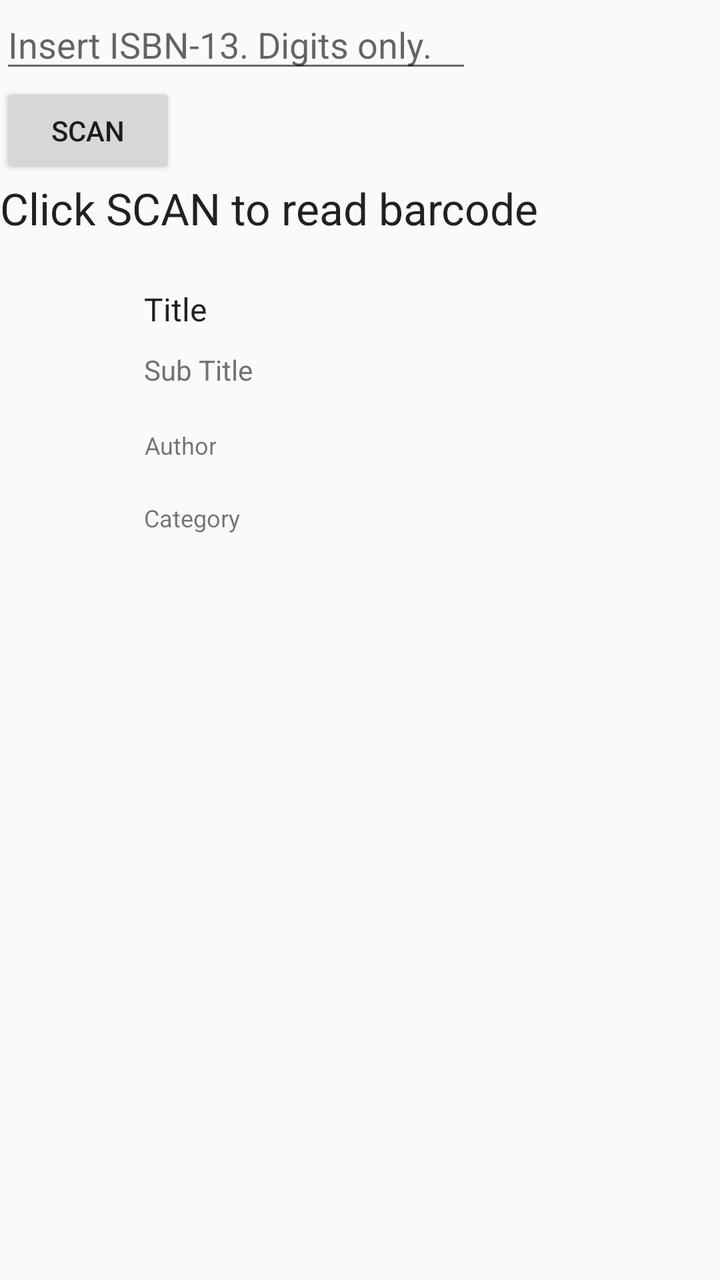
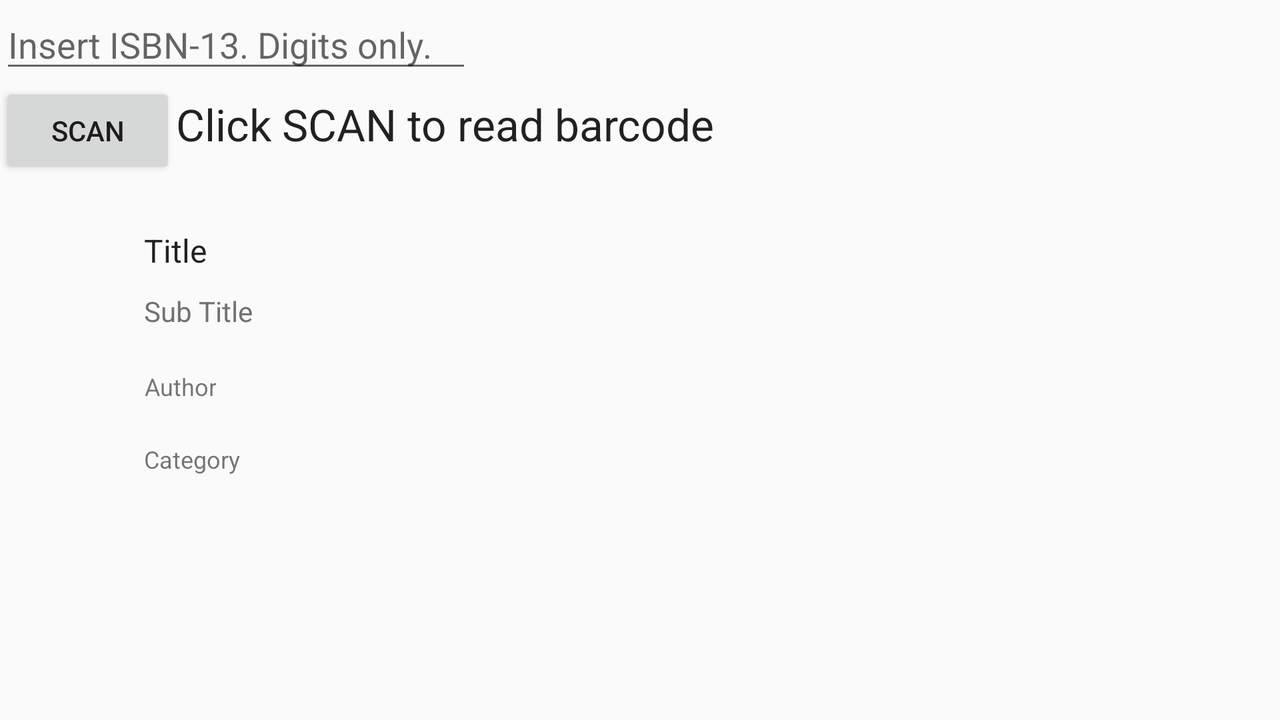

Two renders of one Android screen. The first uses the default layout on a phone; the second uses the alternative layout the repository ships for a different screen configuration, on a matching device. The two XML files are below.
<!-- AndroidManifest.xml: application theme AppTheme -->
<!-- res/layout/fragment_add_book.xml -->
<FrameLayout xmlns:android="http://schemas.android.com/apk/res/android"
    xmlns:tools="http://schemas.android.com/tools"
    android:layout_width="match_parent"
    android:layout_height="match_parent"
    tools:context=".AddBook">

    <LinearLayout
        android:layout_width="fill_parent"
        android:layout_height="fill_parent"
        android:layout_gravity="start|center_vertical"
        android:orientation="vertical">

        <LinearLayout
            android:id="@+id/eancontainer"
            android:layout_width="match_parent"
            android:layout_height="wrap_content"
            android:orientation="vertical">

            <EditText
                android:id="@+id/ean"
                android:layout_width="wrap_content"
                android:layout_height="wrap_content"
                android:hint="@string/input_hint"
                android:inputType="number"
                android:maxLength="@integer/ean_size"
                android:maxLines="1"
                android:minEms="@integer/ean_width"
                android:paddingRight="20dp"
                android:saveEnabled="true" />

            <Button
                android:id="@+id/scan_button"
                android:layout_width="wrap_content"
                android:layout_height="wrap_content"
                android:text="@string/scan_button" />

            <TextView
                android:id="@+id/status_message"
                android:layout_width="match_parent"
                android:layout_height="wrap_content"
                android:text="@string/barcode_header"
                android:textAppearance="?android:attr/textAppearanceLarge" />

        </LinearLayout>

        <LinearLayout
            android:layout_width="match_parent"
            android:layout_height="wrap_content"
            android:minHeight="?android:attr/listPreferredItemHeight"
            android:orientation="horizontal"
            android:paddingLeft="@dimen/abc_list_item_padding_horizontal_material"
            android:paddingRight="@dimen/abc_list_item_padding_horizontal_material">

            <ImageView
                android:id="@+id/bookCover"
                android:layout_width="@dimen/list_icon"
                android:layout_height="@dimen/list_icon"
                android:layout_gravity="center"
                android:layout_marginEnd="@dimen/abc_list_item_padding_horizontal_material"
                android:layout_marginRight="@dimen/abc_list_item_padding_horizontal_material"
                android:contentDescription="@string/book_cover" />

            <LinearLayout
                android:layout_width="0dp"
                android:layout_height="wrap_content"
                android:layout_weight="7"
                android:orientation="vertical">

                
                <TextView
                    android:id="@+id/bookTitle"
                    android:layout_width="wrap_content"
                    android:layout_height="wrap_content"
                    android:layout_marginTop="25dp"
                    android:paddingRight="20dp"
                    android:textAppearance="@style/TextAppearance.AppCompat.Subhead"
                    android:textIsSelectable="true"
                    tools:text="Title" />

                <TextView
                    android:id="@+id/bookSubTitle"
                    android:layout_width="wrap_content"
                    android:layout_height="wrap_content"
                    android:layout_marginTop="10dp"
                    android:ellipsize="end"
                    android:maxLines="3"
                    android:textAppearance="@style/TextAppearance.AppCompat.Body1"
                    android:textColor="@color/secondary_text"
                    tools:text="Sub Title"/>

                <TextView
                    android:id="@+id/authors"
                    android:layout_width="wrap_content"
                    android:layout_height="wrap_content"
                    android:layout_marginTop="20dp"
                    android:gravity="end"
                    android:textSize="@dimen/small_fontsize"
                    tools:text="Author"/>

                <TextView
                    android:id="@+id/categories"
                    android:layout_width="wrap_content"
                    android:layout_height="wrap_content"
                    android:layout_below="@+id/bookCover"
                    android:layout_marginTop="20dp"
                    android:textSize="@dimen/small_fontsize"
                    tools:text="Category"/>


            </LinearLayout>
        </LinearLayout>

        <LinearLayout
            android:layout_width="fill_parent"
            android:layout_height="50dip"
            android:layout_alignParentBottom="true"
            android:layout_alignParentLeft="true"
            android:layout_alignParentStart="true"
            android:orientation="horizontal">

            <Button
                android:id="@+id/delete_button"
                android:layout_width="wrap_content"
                android:layout_height="fill_parent"
                android:layout_weight="1"
                android:drawableLeft="@drawable/ic_action_discard"
                android:text="@string/cancel_button"
                android:textColor="@color/primary_dark"
                android:visibility="invisible"/>

            <Button
                android:id="@+id/save_button"
                android:layout_width="wrap_content"
                android:layout_height="fill_parent"
                android:layout_gravity="bottom"
                android:layout_weight="1"
                android:drawableLeft="@drawable/ic_action_accept"
                android:text="@string/ok_button"
                android:textColor="@color/primary_dark"
                android:visibility="invisible" />

        </LinearLayout>

    </LinearLayout>
</FrameLayout>
<!-- resources referenced by this layout -->
<resources>
  <color name="primary_dark">#0288D1</color>
  <color name="secondary_text">#727272</color>
  <dimen name="list_icon">40dp</dimen>
  <dimen name="small_fontsize">12sp</dimen>
  <integer name="ean_size">13</integer>
  <integer name="ean_width">8</integer>
  <string name="barcode_header">Click SCAN to read barcode</string>
  <string name="book_cover">Bookcover</string>
  <string name="cancel_button">Cancel</string>
  <string name="input_hint">Insert ISBN-13. Digits only.</string>
  <string name="ok_button">Save</string>
  <string name="scan_button">Scan</string>
  <style name="AppTheme" parent="Theme.AppCompat.Light.DarkActionBar">
          
      </style>
</resources>
<!-- res/layout-land/fragment_add_book.xml (the repository's variant of the layout above) -->
<!-- drawn on the phone turned sideways -->
<FrameLayout xmlns:android="http://schemas.android.com/apk/res/android"
    xmlns:tools="http://schemas.android.com/tools"
    android:layout_width="match_parent"
    android:layout_height="match_parent"
    tools:context=".AddBook">

    <LinearLayout
        android:layout_width="fill_parent"
        android:layout_height="fill_parent"
        android:layout_gravity="start|center_vertical"
        android:orientation="vertical">

        <LinearLayout
            android:id="@+id/eancontainer"
            android:layout_width="match_parent"
            android:layout_height="wrap_content"
            android:orientation="vertical">

            <EditText
                android:id="@+id/ean"
                android:layout_width="wrap_content"
                android:layout_height="wrap_content"
                android:hint="@string/input_hint"
                android:inputType="number"
                android:maxLength="@integer/ean_size"
                android:maxLines="1"
                android:minEms="@integer/ean_width"
                android:paddingRight="20dp"
                android:saveEnabled="true" />
        <LinearLayout
            android:layout_width="match_parent"
            android:layout_height="wrap_content"
            android:orientation="horizontal">
            <Button
                android:id="@+id/scan_button"
                android:layout_width="wrap_content"
                android:layout_height="wrap_content"
                android:text="@string/scan_button" />

            <TextView
                android:id="@+id/status_message"
                android:layout_width="match_parent"
                android:layout_height="wrap_content"
                android:text="@string/barcode_header"
                android:textAppearance="?android:attr/textAppearanceLarge" />
        </LinearLayout>

            
                
                
                
                
                    
                    
                    
                    
                    
                    

                
                    
                    
                    
                    
                    
                    

            
        </LinearLayout>

        <LinearLayout
            android:layout_width="match_parent"
            android:layout_height="wrap_content"
            android:minHeight="?android:attr/listPreferredItemHeight"
            android:orientation="horizontal"
            android:paddingLeft="@dimen/abc_list_item_padding_horizontal_material"
            android:paddingRight="@dimen/abc_list_item_padding_horizontal_material">

            <ImageView
                android:id="@+id/bookCover"
                android:layout_width="@dimen/list_icon"
                android:layout_height="@dimen/list_icon"
                android:layout_gravity="center"
                android:layout_marginEnd="@dimen/abc_list_item_padding_horizontal_material"
                android:layout_marginRight="@dimen/abc_list_item_padding_horizontal_material"
                android:contentDescription="@string/book_cover" />

            <LinearLayout
                android:layout_width="0dp"
                android:layout_height="wrap_content"
                android:layout_weight="7"
                android:orientation="vertical">

                
                <TextView
                    android:id="@+id/bookTitle"
                    android:layout_width="wrap_content"
                    android:layout_height="wrap_content"
                    android:layout_marginTop="25dp"
                    android:paddingRight="20dp"
                    android:textAppearance="@style/TextAppearance.AppCompat.Subhead"
                    android:textIsSelectable="true"
                    tools:text="Title" />

                <TextView
                    android:id="@+id/bookSubTitle"
                    android:layout_width="wrap_content"
                    android:layout_height="wrap_content"
                    android:layout_marginTop="10dp"
                    android:ellipsize="end"
                    android:maxLines="3"
                    android:textAppearance="@style/TextAppearance.AppCompat.Body1"
                    android:textColor="@color/secondary_text"
                    tools:text="Sub Title"/>

                <TextView
                    android:id="@+id/authors"
                    android:layout_width="wrap_content"
                    android:layout_height="wrap_content"
                    android:layout_marginTop="20dp"
                    android:gravity="end"
                    android:textSize="@dimen/small_fontsize"
                    tools:text="Author"/>

                <TextView
                    android:id="@+id/categories"
                    android:layout_width="wrap_content"
                    android:layout_height="wrap_content"
                    android:layout_below="@+id/bookCover"
                    android:layout_marginTop="20dp"
                    android:textSize="@dimen/small_fontsize"
                    tools:text="Category"/>


            </LinearLayout>
        </LinearLayout>

        <LinearLayout
            android:layout_width="fill_parent"
            android:layout_height="50dip"
            android:layout_alignParentBottom="true"
            android:layout_alignParentLeft="true"
            android:layout_alignParentStart="true"
            android:orientation="horizontal">

            <Button
                android:id="@+id/delete_button"
                android:layout_width="wrap_content"
                android:layout_height="fill_parent"
                android:layout_weight="1"
                android:drawableLeft="@drawable/ic_action_discard"
                android:text="@string/cancel_button"
                android:textColor="@color/primary_dark"
                android:visibility="invisible"/>

            <Button
                android:id="@+id/save_button"
                android:layout_width="wrap_content"
                android:layout_height="fill_parent"
                android:layout_gravity="bottom"
                android:layout_weight="1"
                android:drawableLeft="@drawable/ic_action_accept"
                android:text="@string/ok_button"
                android:textColor="@color/primary_dark"
                android:visibility="invisible" />

        </LinearLayout>

    </LinearLayout>
</FrameLayout>
<!-- resources referenced by the variant -->
<!-- as the phone turned sideways resolves them -->
<resources>
  <color name="primary_dark">#0288D1</color>
  <color name="secondary_text">#727272</color>
  <dimen name="list_icon">40dp</dimen>
  <dimen name="small_fontsize">12sp</dimen>
  <integer name="ean_size">13</integer>
  <integer name="ean_width">8</integer>
  <string name="barcode_header">Click SCAN to read barcode</string>
  <string name="book_cover">Bookcover</string>
  <string name="cancel_button">Cancel</string>
  <string name="input_hint">Insert ISBN-13. Digits only.</string>
  <string name="ok_button">Save</string>
  <string name="scan_button">Scan</string>
  <!-- from res/values-land/ -->
  <style name="AppTheme" parent="Theme.AppCompat.Light.DarkActionBar">
          
      </style>
</resources>
